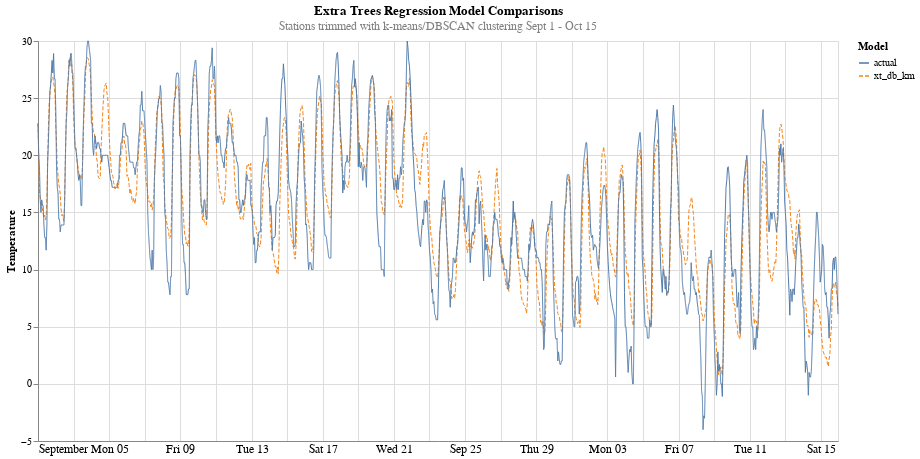

Source (notebook cell):
### Code cell
alt.data_transformers.disable_max_rows()
alt.Chart(res[['time','xt_db_km','actual']].melt(id_vars='time')).mark_line(size=1).encode(
    x=alt.X('time:T', axis=alt.Axis(tickSize=0, labelFontSize=12),title=None),
    y=alt.Y('value:Q',title='Temperature'),
    color=alt.Color('variable',legend=alt.Legend(title='Model')),
    strokeDash='variable'
).properties(
    height=400,
    width=800,
    title={
      "text": ['Extra Trees Regression Model Comparisons'], 
      "subtitle": ["Stations trimmed with k-means/DBSCAN clustering Sept 1 - Oct 15"],
      "color": "black",
      "subtitleColor": "gray"
    }
)

### Figure 1 — Vega-Lite specification as saved in the notebook (floating-point values rounded to 4 significant figures; data arrays with more than 128 entries replaced by an {"elided": "..."} marker saying what was removed)
{"config": {"view": {"continuousWidth": 400, "continuousHeight": 300}}, "data": {"name": "data-3fa1e0f1214b9bce84e0ef2a75750f00"}, "mark": {"type": "line", "size": 1}, "encoding": {"color": {"field": "variable", "legend": {"title": "Model"}, "type": "nominal"}, "strokeDash": {"field": "variable", "type": "nominal"}, "x": {"axis": {"labelFontSize": 12, "tickSize": 0}, "field": "time", "title": null, "type": "temporal"}, "y": {"field": "value", "title": "Temperature", "type": "quantitative"}}, "height": 400, "title": {"text": ["Extra Trees Regression Model Comparisons"], "subtitle": ["Stations trimmed with k-means/DBSCAN clustering Sept 1 - Oct 15"], "color": "black", "subtitleColor": "gray"}, "width": 800, "$schema": "https://vega.github.io/schema/vega-lite/v4.17.0.json", "datasets": {"data-3fa1e0f1214b9bce84e0ef2a75750f00": {"elided": "2160 records"}}}
